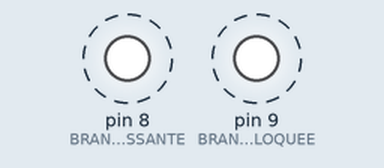
Bench run of a sketch on a simulated Arduino Uno, built with avr-gcc and run on an emulated ATmega328P. Parts: output pins drawn as LEDs (lit = HIGH). Dashed ring = blinking.

Above: at 0.5 s.
Timing chart, 0 to 4.6 s (numbered marks = the images above):
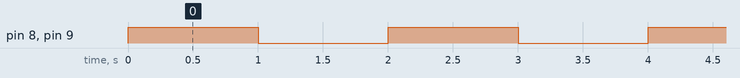

Measured:
- by itself, pin 8 (BRANCHE_PASSANTE), pin 9 (BRANCHE_BLOQUEE): alternates HIGH for 1.0 s and LOW for 1.0 s

The sketch:

diode-uno.ino
```cpp
// Test diode : les deux broches passent au niveau haut en meme temps.
// Seule la LED verte s'allume — la diode de la branche rouge est montee a
// l'envers (cathode cote broche 9) et bloque le passage du courant.
const int BRANCHE_PASSANTE = 8;
const int BRANCHE_BLOQUEE = 9;

void setup() {
  pinMode(BRANCHE_PASSANTE, OUTPUT);
  pinMode(BRANCHE_BLOQUEE, OUTPUT);
}

void loop() {
  digitalWrite(BRANCHE_PASSANTE, HIGH);
  digitalWrite(BRANCHE_BLOQUEE, HIGH);
  delay(1000);
  digitalWrite(BRANCHE_PASSANTE, LOW);
  digitalWrite(BRANCHE_BLOQUEE, LOW);
  delay(1000);
}
```
